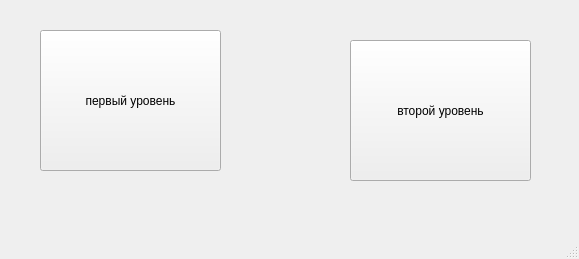
<?xml version="1.0" encoding="UTF-8"?>
<ui version="4.0">
 <class>MainWindow</class>
 <widget class="QMainWindow" name="MainWindow">
  <property name="geometry">
   <rect>
    <x>0</x>
    <y>0</y>
    <width>579</width>
    <height>259</height>
   </rect>
  </property>
  <property name="windowTitle">
   <string>MainWindow</string>
  </property>
  <widget class="QWidget" name="centralwidget">
   <widget class="QPushButton" name="to_lvl1_button">
    <property name="geometry">
     <rect>
      <x>40</x>
      <y>30</y>
      <width>181</width>
      <height>141</height>
     </rect>
    </property>
    <property name="text">
     <string>первый уровень</string>
    </property>
   </widget>
   <widget class="QPushButton" name="to_lvl2_button">
    <property name="geometry">
     <rect>
      <x>350</x>
      <y>40</y>
      <width>181</width>
      <height>141</height>
     </rect>
    </property>
    <property name="text">
     <string>второй уровень</string>
    </property>
   </widget>
  </widget>
  <widget class="QMenuBar" name="menubar">
   <property name="geometry">
    <rect>
     <x>0</x>
     <y>0</y>
     <width>579</width>
     <height>21</height>
    </rect>
   </property>
  </widget>
  <widget class="QStatusBar" name="statusbar"/>
 </widget>
 <resources/>
 <connections/>
</ui>
